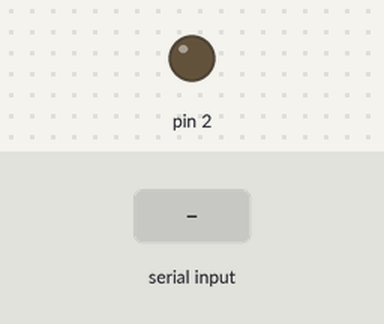
This sketch was run on a simulated Arduino Uno, built with avr-gcc and run on an emulated ATmega328P. Shown: output pins drawn as LEDs (lit = HIGH). Inputs (shaded band) come from the test bench.

Above: at 10.8 s.
10.9 s: "1" received over the second serial link
At 15.4 s:
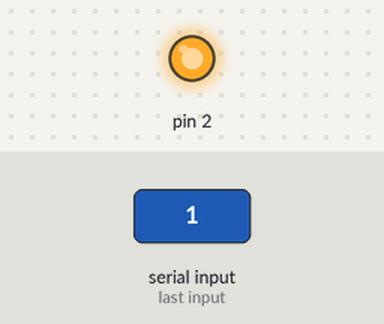
16.9 s: "2" received over the second serial link
At 20.4 s:
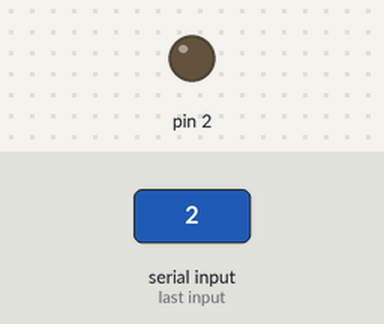
Timing chart, 0 to 21.9 s (numbered marks = the images above; inputs shaded):
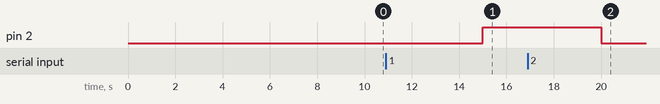

Measured:
- after the input at 10.9 s, pin 2: LOW → HIGH after 4.1 s
- after the input at 16.9 s, pin 2: HIGH → LOW after 3.1 s

The sketch:

wifi.ino
```cpp
#include <SoftwareSerial.h>
 SoftwareSerial Myserial(5,6);

void setup() {
  // put your setup code here, to run once:
 //软通讯Myserial  RX:5 TX:6
  pinMode(2,OUTPUT);
  Myserial.begin(115200);
}

void loop() {
  // put your main code here, to run repeatedly:
     if(Myserial.available()>0)
     {
      char SerialData=Myserial.read();
      if(SerialData=='1'){
        digitalWrite(2,HIGH);
      }
      if(SerialData=='2'){//发送2常亮模式
        digitalWrite(2,LOW);
      }
    }
    Myserial.println(100);
    delay(5000);
}
```
